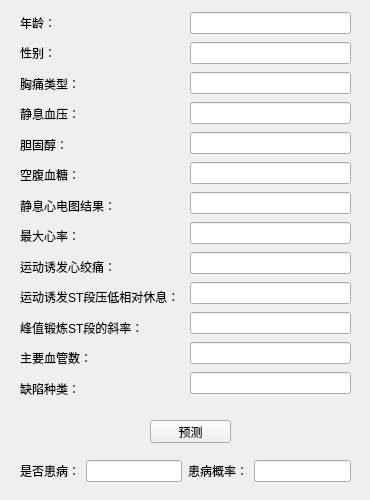
<?xml version="1.0" encoding="UTF-8"?>
<ui version="4.0">
 <class>MainWindow</class>
 <widget class="QMainWindow" name="MainWindow">
  <property name="geometry">
   <rect>
    <x>0</x>
    <y>0</y>
    <width>370</width>
    <height>500</height>
   </rect>
  </property>
  <property name="windowTitle">
   <string>心脏病预测</string>
  </property>
  <widget class="QWidget" name="centralwidget">
   <widget class="QWidget" name="layoutWidget">
    <property name="geometry">
     <rect>
      <x>20</x>
      <y>10</y>
      <width>161</width>
      <height>391</height>
     </rect>
    </property>
    <layout class="QVBoxLayout" name="verticalLayout">
     <item>
      <widget class="QLabel" name="label">
       <property name="text">
        <string>年龄：</string>
       </property>
      </widget>
     </item>
     <item>
      <widget class="QLabel" name="label_2">
       <property name="text">
        <string>性别：</string>
       </property>
      </widget>
     </item>
     <item>
      <widget class="QLabel" name="label_3">
       <property name="text">
        <string>胸痛类型：</string>
       </property>
      </widget>
     </item>
     <item>
      <widget class="QLabel" name="label_4">
       <property name="text">
        <string>静息血压：</string>
       </property>
      </widget>
     </item>
     <item>
      <widget class="QLabel" name="label_5">
       <property name="text">
        <string>胆固醇：</string>
       </property>
      </widget>
     </item>
     <item>
      <widget class="QLabel" name="label_6">
       <property name="text">
        <string>空腹血糖：</string>
       </property>
      </widget>
     </item>
     <item>
      <widget class="QLabel" name="label_7">
       <property name="text">
        <string>静息心电图结果：</string>
       </property>
      </widget>
     </item>
     <item>
      <widget class="QLabel" name="label_8">
       <property name="text">
        <string>最大心率：</string>
       </property>
      </widget>
     </item>
     <item>
      <widget class="QLabel" name="label_9">
       <property name="text">
        <string>运动诱发心绞痛：</string>
       </property>
      </widget>
     </item>
     <item>
      <widget class="QLabel" name="label_10">
       <property name="text">
        <string>运动诱发ST段压低相对休息：</string>
       </property>
      </widget>
     </item>
     <item>
      <widget class="QLabel" name="label_11">
       <property name="text">
        <string>峰值锻炼ST段的斜率：</string>
       </property>
      </widget>
     </item>
     <item>
      <widget class="QLabel" name="label_12">
       <property name="text">
        <string>主要血管数：</string>
       </property>
      </widget>
     </item>
     <item>
      <widget class="QLabel" name="label_13">
       <property name="text">
        <string>缺陷种类：</string>
       </property>
      </widget>
     </item>
    </layout>
   </widget>
   <widget class="QWidget" name="layoutWidget">
    <property name="geometry">
     <rect>
      <x>190</x>
      <y>10</y>
      <width>161</width>
      <height>391</height>
     </rect>
    </property>
    <layout class="QVBoxLayout" name="verticalLayout_2">
     <item>
      <widget class="QLineEdit" name="lineEdit"/>
     </item>
     <item>
      <widget class="QLineEdit" name="lineEdit_2"/>
     </item>
     <item>
      <widget class="QLineEdit" name="lineEdit_3"/>
     </item>
     <item>
      <widget class="QLineEdit" name="lineEdit_4"/>
     </item>
     <item>
      <widget class="QLineEdit" name="lineEdit_5"/>
     </item>
     <item>
      <widget class="QLineEdit" name="lineEdit_6"/>
     </item>
     <item>
      <widget class="QLineEdit" name="lineEdit_7"/>
     </item>
     <item>
      <widget class="QLineEdit" name="lineEdit_8"/>
     </item>
     <item>
      <widget class="QLineEdit" name="lineEdit_9"/>
     </item>
     <item>
      <widget class="QLineEdit" name="lineEdit_10"/>
     </item>
     <item>
      <widget class="QLineEdit" name="lineEdit_11"/>
     </item>
     <item>
      <widget class="QLineEdit" name="lineEdit_12"/>
     </item>
     <item>
      <widget class="QLineEdit" name="lineEdit_13"/>
     </item>
    </layout>
   </widget>
   <widget class="QPushButton" name="pushButton">
    <property name="geometry">
     <rect>
      <x>150</x>
      <y>420</y>
      <width>81</width>
      <height>23</height>
     </rect>
    </property>
    <property name="text">
     <string>预测</string>
    </property>
   </widget>
   <widget class="QWidget" name="layoutWidget">
    <property name="geometry">
     <rect>
      <x>20</x>
      <y>460</y>
      <width>331</width>
      <height>22</height>
     </rect>
    </property>
    <layout class="QHBoxLayout" name="horizontalLayout">
     <item>
      <widget class="QLabel" name="label_15">
       <property name="text">
        <string>是否患病：</string>
       </property>
      </widget>
     </item>
     <item>
      <widget class="QLineEdit" name="lineEdit_15">
       <property name="readOnly">
        <bool>true</bool>
       </property>
      </widget>
     </item>
     <item>
      <widget class="QLabel" name="label_16">
       <property name="text">
        <string>患病概率：</string>
       </property>
      </widget>
     </item>
     <item>
      <widget class="QLineEdit" name="lineEdit_16">
       <property name="readOnly">
        <bool>true</bool>
       </property>
      </widget>
     </item>
    </layout>
   </widget>
   <zorder>layoutWidget</zorder>
   <zorder>layoutWidget</zorder>
   <zorder>layoutWidget</zorder>
   <zorder>pushButton</zorder>
  </widget>
 </widget>
 <resources/>
 <connections>
  <connection>
   <sender>pushButton</sender>
   <signal>clicked()</signal>
   <receiver>MainWindow</receiver>
   <slot>getText()</slot>
   <hints>
    <hint type="sourcelabel">
     <x>179</x>
     <y>430</y>
    </hint>
    <hint type="destinationlabel">
     <x>143</x>
     <y>412</y>
    </hint>
   </hints>
  </connection>
 </connections>
 <slots>
  <slot>getText()</slot>
 </slots>
</ui>
